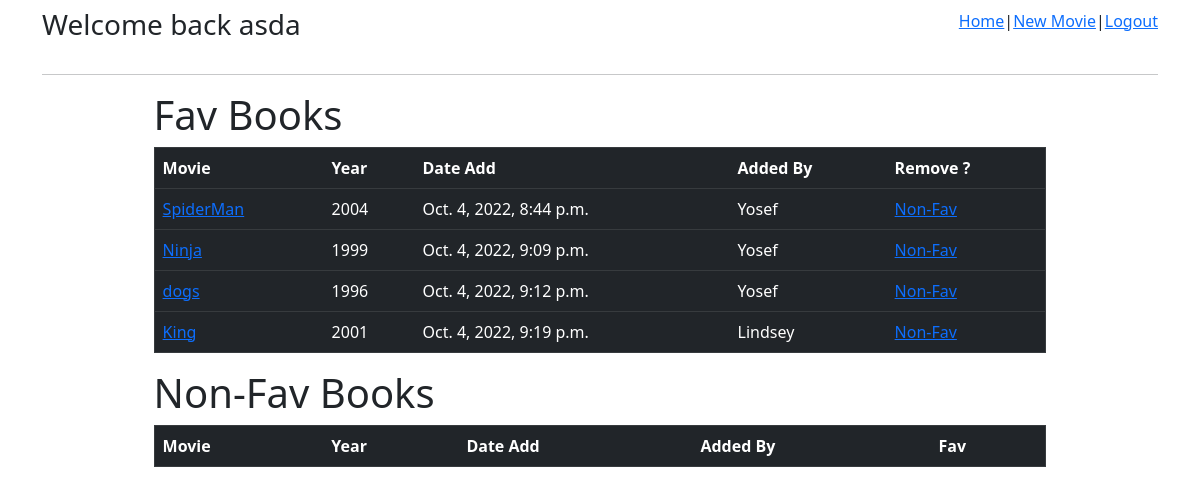
Screenshot of /movies (signed in) with the database file from the repository.
### first_app/models.py (models this page shows)
class User(models.Model):
    first_name = models.CharField(max_length=255)
    last_name = models.CharField(max_length=255)
    email= models.CharField(max_length=255)
    password= models.CharField(max_length=255)
    created_at = models.DateTimeField(auto_now_add=True)
    updated_at = models.DateTimeField(auto_now=True)
    user_type = models.CharField(max_length=10,default='user')
    objects=UserManager()

class Movie(models.Model):
    title=models.CharField(max_length=255)
    year=models.CharField(max_length=5)
    uploaded_by= models.ForeignKey(User,related_name="movie_uploaded",on_delete = models.CASCADE)
    users_who_like=models.ManyToManyField(User,related_name="likes_movie")
    created_at = models.DateTimeField(auto_now_add=True)
    updated_at = models.DateTimeField(auto_now=True)

### first_app/views.py (the view)
# urls.py: path('movies',views.movies),
def movies(request):
    user=User.objects.get(id=request.session['user_id'])
    context = {
        'allmovie':Movie.objects.all(),
        'user':user
    }
    return render(request,'movies.html',context)

### first_app/templates/movies.html (shortened to what this page needs)
<!DOCTYPE html>
<html lang="en">
<head>
    {% load static %}
    <link rel="stylesheet" href="{% static 'style1.css' %}">
    <link href="https://cdn.jsdelivr.net/npm/bootstrap@5.2.1/dist/css/bootstrap.min.css" rel="stylesheet">
</head>
<body>
    <div class="container">
        <div class="navbar">
            <div class="title">
                <h3>Welcome back {{request.session.user_name}}</h3>
            </div>
            <div class="action">
                    <p><a href="/movies">Home</a>|<a href="/gomovie">New Movie</a>|<a href="/logout">Logout</a></p>
            </div>
        </div>
        <hr>
        <div class="boxes">
            <div class="box1">
                <h1>Fav Books</h1>
                <table border=1 class="table table-dark">
                    <tr>
                                <th>Movie</th>
                                <th>Year</th>
                                <th>Date Add</th>
                                <th>Added By</th>
                                <th>Remove ?</th>
                    </tr>
                            {% for i in allmovie %}
                            {% if user in i.users_who_like.all %}
                            <tr>
                                <td><a href="">{{i.title}}</a></td>
                                <td>{{i.year}}</td>
                                <td>{{i.created_at}}</td>
                                <td>{{i.uploaded_by.first_name}}</td>
                                {% if i.uploaded_by.id == request.session.user_id %}
                                <td><a href="/delmov/{{i.id}}">Delete</a></td>
                                {% else %}
                                <td><a href="/delfav/{{i.id}}">Non-Fav</a></td>
                                {% endif %}
                            </tr>
                            {% endif %}
                            {% endfor %}
                        </table>
            </div>
            <div class="box2">
                <h1>Non-Fav Books</h1>
                <table border=1 class="table table-dark">
                    <tr>
                        <th>Movie</th>
                        <th>Year</th>
                        <th>Date Add</th>
                        <th>Added By</th>
                        <th>Fav</th>
                    </tr>
                </table>
            </div>
        </div>
    </div>
</body>
</html>

### first_app/static/style1.css (style rules this page uses)
.navbar { display: flex; }
.boxes { margin: 0 10%; }

### rows the page displays
User: session.user_name "asda"
Movie: title "SpiderMan", year "2004", created_at "Oct. 4, 2022, 8:44 p.m.", uploaded_by.first_name "Yosef"
Movie: title "Ninja", year "1999", created_at "Oct. 4, 2022, 9:09 p.m.", uploaded_by.first_name "Yosef"
Movie: title "dogs", year "1996", created_at "Oct. 4, 2022, 9:12 p.m.", uploaded_by.first_name "Yosef"
Movie: title "King", year "2001", created_at "Oct. 4, 2022, 9:19 p.m.", uploaded_by.first_name "Lindsey"
